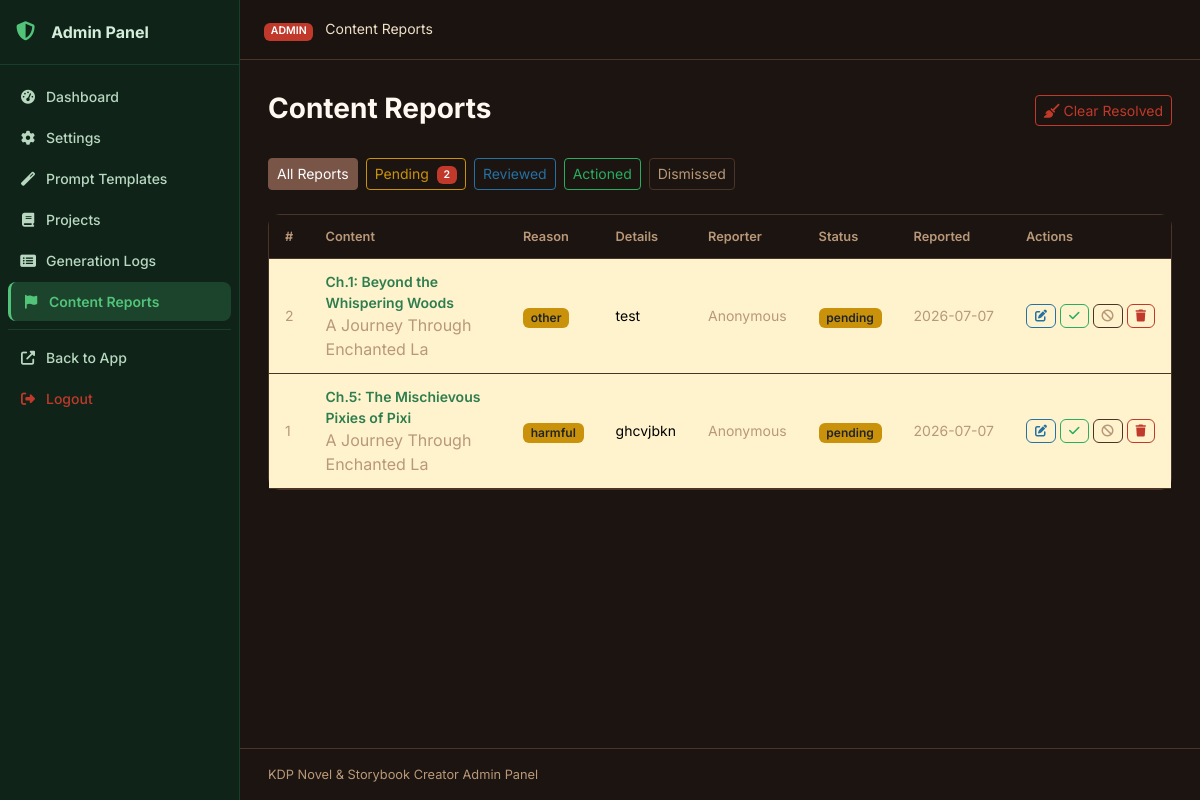
Before: /julisunkan/reports (signed in) with the older database file.
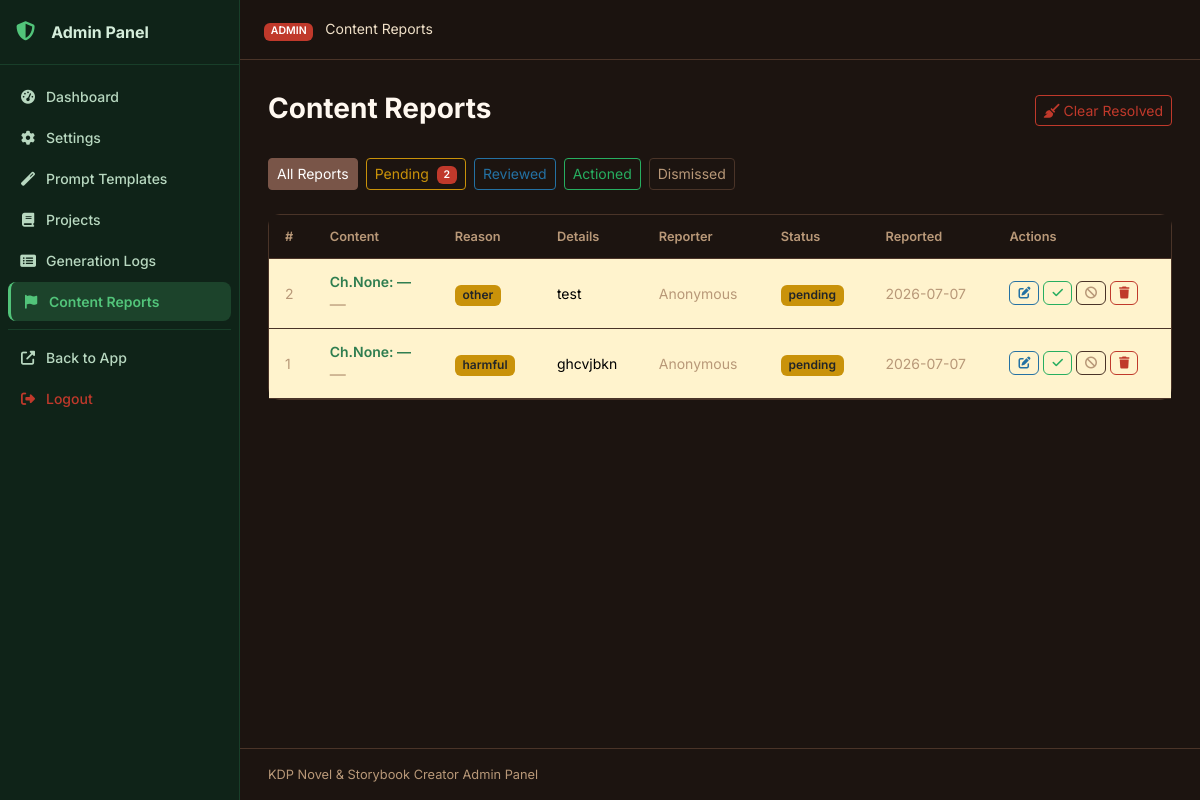
After: the same page with the newer database file.
### tables this page shows
CREATE TABLE content_reports (
    id INTEGER PRIMARY KEY AUTOINCREMENT,
    project_id INTEGER,
    chapter_id INTEGER,
    content_type TEXT DEFAULT 'chapter',
    report_reason TEXT NOT NULL,
    report_details TEXT DEFAULT '',
    reporter_info TEXT DEFAULT '',
    status TEXT DEFAULT 'pending',
    admin_notes TEXT DEFAULT '',
    created_at TIMESTAMP DEFAULT CURRENT_TIMESTAMP,
    reviewed_at TIMESTAMP,
    FOREIGN KEY (project_id) REFERENCES projects(id) ON DELETE SET NULL
);

CREATE TABLE chapters (
    id INTEGER PRIMARY KEY AUTOINCREMENT,
    project_id INTEGER NOT NULL,
    chapter_number INTEGER NOT NULL,
    chapter_title TEXT DEFAULT '',
    content TEXT DEFAULT '',
    word_count INTEGER DEFAULT 0,
    summary TEXT DEFAULT '',
    status TEXT DEFAULT 'pending',
    important_events TEXT DEFAULT '',
    characters_introduced TEXT DEFAULT '',
    character_changes TEXT DEFAULT '',
    locations TEXT DEFAULT '',
    timeline_updates TEXT DEFAULT '',
    unresolved_plot_points TEXT DEFAULT '',
    created_at TIMESTAMP DEFAULT CURRENT_TIMESTAMP,
    updated_at TIMESTAMP DEFAULT CURRENT_TIMESTAMP,
    FOREIGN KEY (project_id) REFERENCES projects(id) ON DELETE CASCADE
);

CREATE TABLE projects (
    id INTEGER PRIMARY KEY AUTOINCREMENT,
    title TEXT NOT NULL,
    subtitle TEXT DEFAULT '',
    genre TEXT DEFAULT 'Fantasy',
    audience TEXT DEFAULT 'Adult',
    description TEXT DEFAULT '',
    language TEXT DEFAULT 'English',
    story_type TEXT DEFAULT 'Novel',
    writing_style TEXT DEFAULT 'Descriptive',
    point_of_view TEXT DEFAULT 'Third Person Limited',
    tense TEXT DEFAULT 'Past',
    tone TEXT DEFAULT 'Adventurous',
    num_chapters INTEGER DEFAULT 10,
    words_per_chapter INTEGER DEFAULT 2000,
    creativity_level TEXT DEFAULT 'balanced',
    temperature REAL DEFAULT 0.7,
    top_p REAL DEFAULT 0.9,
    max_tokens INTEGER DEFAULT 4096,
    status TEXT DEFAULT 'draft',
    current_chapter INTEGER DEFAULT 0,
    total_words INTEGER DEFAULT 0,
    cover_prompt TEXT DEFAULT '',
    include_images INTEGER DEFAULT 0,
    images_per_chapter INTEGER DEFAULT 1,
    image_style TEXT DEFAULT 'Realistic',
    created_at TIMESTAMP DEFAULT CURRENT_TIMESTAMP,
    updated_at TIMESTAMP DEFAULT CURRENT_TIMESTAMP
);

### routes/admin.py (the view)
@bp.route('/reports')
@admin_required
def reports():
    db = get_db()
    page = int(request.args.get('page', 1))
    status_filter = request.args.get('status', '')
    per_page = 25
    offset = (page - 1) * per_page
    where = "WHERE 1=1"
    params = []
    if status_filter:
        where += " AND cr.status = ?"
        params.append(status_filter)
    total = db.execute(
        f'SELECT COUNT(*) FROM content_reports cr {where}', params
    ).fetchone()[0]
    report_entries = db.execute(
        f'''SELECT cr.*, p.title as project_title, c.chapter_title, c.chapter_number
            FROM content_reports cr
            LEFT JOIN projects p ON cr.project_id = p.id
            LEFT JOIN chapters c ON cr.chapter_id = c.id
            {where}
            ORDER BY cr.id DESC LIMIT ? OFFSET ?''',
        params + [per_page, offset]
    ).fetchall()
    pending_count = db.execute(
        "SELECT COUNT(*) FROM content_reports WHERE status='pending'"
    ).fetchone()[0]
    return render_template('admin/reports.html',
                           reports=report_entries, page=page,
                           per_page=per_page, total=total,
                           status_filter=status_filter,
                           pending_count=pending_count)

### database/__init__.py (called while the page is built)
def get_db():
    if 'db' not in g:
        db_path = current_app.config['DATABASE']
        os.makedirs(os.path.dirname(db_path), exist_ok=True)
        g.db = sqlite3.connect(db_path)
        g.db.row_factory = sqlite3.Row
        g.db.execute('PRAGMA foreign_keys = ON')
        g.db.execute('PRAGMA journal_mode = WAL')
    return g.db

### utils/helpers.py (called while the page is built)
def admin_required(f):
    @wraps(f)
    def decorated(*args, **kwargs):
        if not session.get('admin_logged_in'):
            return redirect(url_for('admin.login'))
        return f(*args, **kwargs)
    return decorated

def get_setting(db, key, default=''):
    row = db.execute('SELECT value FROM settings WHERE key = ?', (key,)).fetchone()
    return row['value'] if row else default

### templates/admin/reports.html (shortened to what the changed rows need)
{% extends "admin/base.html" %}
{% block admin_content %}
<div class="page-header d-flex justify-content-between align-items-center flex-wrap gap-2">
  <h1 class="page-title">Content Reports</h1>
</div>
<div class="d-flex gap-2 mb-4 flex-wrap">
  {% for s, label, cls in [
    ('', 'All Reports', 'secondary'),
    ('pending', 'Pending', 'warning'),
    ('reviewed', 'Reviewed', 'info'),
    ('actioned', 'Actioned', 'success'),
    ('dismissed', 'Dismissed', 'secondary'),
  ] %}
  <a href="{{ url_for('admin.reports', status=s) }}"
     class="btn btn-sm btn-{{ cls if status_filter == s else 'outline-' + cls }}">
    {{ label }}{% if s == 'pending' and pending_count %} <span class="badge bg-danger ms-1">{{ pending_count }}</span>{% endif %}
  </a>
  {% endfor %}
</div>
{% if reports %}
<div class="card">
  <div class="card-body p-0">
    <div class="table-responsive">
      <table class="table table-hover mb-0">
        <thead>
          <tr>
            <th>#</th>
            <th>Content</th>
            <th>Reason</th>
            <th>Details</th>
            <th>Reporter</th>
            <th>Status</th>
            <th>Reported</th>
            <th>Actions</th>
          </tr>
        </thead>
        <tbody>
          {% for r in reports %}
          <tr id="report-{{ r.id }}" class="{{ 'table-warning' if r.status == 'pending' else '' }}">
            <td class="text-muted small">{{ r.id }}</td>
            <td>
              {% if r.chapter_id %}
              <div class="fw-semibold small">
                <a href="{{ url_for('chapters.chapter_view', project_id=r.project_id, chapter_id=r.chapter_id) }}"
                   target="_blank" class="text-decoration-none">
                  Ch.{{ r.chapter_number }}: {{ r.chapter_title[:30] if r.chapter_title else '—' }}
                </a>
              </div>
              <div class="text-muted x-small">{{ r.project_title[:30] if r.project_title else '—' }}</div>
              {% else %}
              <span class="text-muted small">—</span>
              {% endif %}
            </td>
            <td>
              <span class="badge bg-warning text-dark">{{ r.report_reason }}</span>
            </td>
            <td class="small" style="max-width:200px">
              <span title="{{ r.report_details }}">{{ r.report_details[:80] if r.report_details else '—' }}{% if r.report_details and r.report_details|length > 80 %}…{% endif %}</span>
            </td>
            <td class="small text-muted">{{ r.reporter_info or 'Anonymous' }}</td>
            <td>
              <span class="badge bg-{{ 'warning text-dark' if r.status == 'pending' else ('success' if r.status == 'actioned' else ('info' if r.status == 'reviewed' else 'secondary')) }}">
                {{ r.status }}
              </span>
            </td>
            <td class="small text-muted text-nowrap">{{ r.created_at[:10] if r.created_at else '—' }}</td>
            <td>
              <div class="d-flex gap-1">
                <button class="btn btn-xs btn-outline-info btn-review"
                        data-id="{{ r.id }}"
                        data-notes="{{ r.admin_notes | tojson }}"
                        data-status="{{ r.status }}" title="Review">
                  <i class="fas fa-edit"></i>
                </button>
                <button class="btn btn-xs btn-outline-success btn-quick-status"
                        data-id="{{ r.id }}" data-status="actioned" title="Mark Actioned">
                  <i class="fas fa-check"></i>
                </button>
                <button class="btn btn-xs btn-outline-secondary btn-quick-status"
                        data-id="{{ r.id }}" data-status="dismissed" title="Dismiss">
                  <i class="fas fa-ban"></i>
                </button>
                <button class="btn btn-xs btn-outline-danger btn-delete-report"
                        data-id="{{ r.id }}" title="Delete">
                  <i class="fas fa-trash"></i>
                </button>
              </div>
            </td>
          </tr>
          {% endfor %}
        </tbody>
      </table>
    </div>
  </div>
</div>
{% set total_pages = ((total - 1) // per_page + 1) %}
{% else %}
<div class="text-center py-5 text-muted">
  <i class="fas fa-flag fa-3x mb-3 opacity-25"></i>
  <p>No reports found{% if status_filter %} with status "{{ status_filter }}"{% endif %}.</p>
</div>
{% endif %}
{% endblock %}

Changed rows visible on the page:
changed content_reports "Pending": chapter_number "1" → "None"; chapter_title "Beyond the Whispering Woods" → "—"; title "A Journey Through Enchanted La" → "—"
changed content_reports "ghcvjbkn": chapter_number "5" → "None"; chapter_title "The Mischievous Pixies of Pixi" → "—"; title "A Journey Through Enchanted La" → "—"
